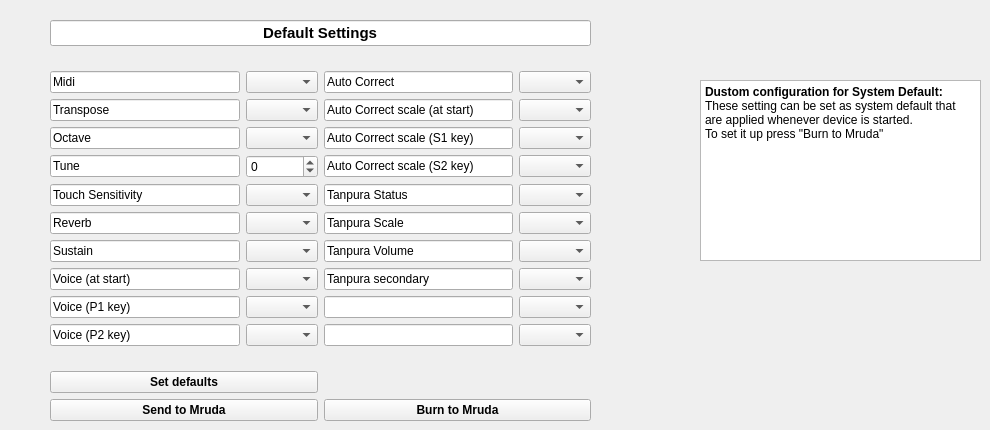
      <widget class="QWidget" name="tab_2">
       <attribute name="title">
        <string>Default Setting</string>
       </attribute>
       <widget class="QWidget" name="gridLayoutWidget_6">
        <property name="geometry">
         <rect>
          <x>50</x>
          <y>20</y>
          <width>541</width>
          <height>401</height>
         </rect>
        </property>
        <layout class="QGridLayout" name="gridLayout_6">
         <item row="1" column="0">
          <spacer name="verticalSpacer_3">
           <property name="orientation">
            <enum>Qt::Vertical</enum>
           </property>
           <property name="sizeHint" stdset="0">
            <size>
             <width>20</width>
             <height>40</height>
            </size>
           </property>
          </spacer>
         </item>
         <item row="10" column="0">
          <widget class="QLineEdit" name="lineEdit_20">
           <property name="text">
            <string>Voice (P1 key)</string>
           </property>
           <property name="readOnly">
            <bool>true</bool>
           </property>
          </widget>
         </item>
         <item row="5" column="0">
          <widget class="QLineEdit" name="lineEdit_15">
           <property name="text">
            <string>Tune</string>
           </property>
           <property name="readOnly">
            <bool>true</bool>
           </property>
          </widget>
         </item>
         <item row="5" column="1">
          <widget class="QSpinBox" name="d_tune">
           <property name="minimum">
            <number>-50</number>
           </property>
           <property name="maximum">
            <number>50</number>
           </property>
          </widget>
         </item>
         <item row="14" column="2" colspan="2">
          <widget class="QPushButton" name="default_burn">
           <property name="font">
            <font>
             <bold>true</bold>
            </font>
           </property>
           <property name="text">
            <string>Burn to Mruda</string>
           </property>
          </widget>
         </item>
         <item row="10" column="1">
          <widget class="QComboBox" name="d_voice_p1"/>
         </item>
         <item row="10" column="3">
          <widget class="QComboBox" name="comboBox_19"/>
         </item>
         <item row="9" column="1">
          <widget class="QComboBox" name="d_voice_def"/>
         </item>
         <item row="3" column="1">
          <widget class="QComboBox" name="d_transpose"/>
         </item>
         <item row="8" column="1">
          <widget class="QComboBox" name="d_sustain"/>
         </item>
         <item row="6" column="2">
          <widget class="QLineEdit" name="lineEdit_26">
           <property name="text">
            <string>Tanpura Status</string>
           </property>
           <property name="readOnly">
            <bool>true</bool>
           </property>
          </widget>
         </item>
         <item row="11" column="0">
          <widget class="QLineEdit" name="lineEdit_21">
           <property name="text">
            <string>Voice (P2 key)</string>
           </property>
           <property name="readOnly">
            <bool>true</bool>
           </property>
          </widget>
         </item>
         <item row="9" column="0">
          <widget class="QLineEdit" name="lineEdit_19">
           <property name="text">
            <string>Voice (at start)</string>
           </property>
           <property name="readOnly">
            <bool>true</bool>
           </property>
          </widget>
         </item>
         <item row="3" column="0">
          <widget class="QLineEdit" name="lineEdit_13">
           <property name="text">
            <string>Transpose</string>
           </property>
           <property name="readOnly">
            <bool>true</bool>
           </property>
          </widget>
         </item>
         <item row="3" column="2">
          <widget class="QLineEdit" name="lineEdit_23">
           <property name="text">
            <string>Auto Correct scale (at start)</string>
           </property>
           <property name="readOnly">
            <bool>true</bool>
           </property>
          </widget>
         </item>
         <item row="6" column="3">
          <widget class="QComboBox" name="d_tanpura_state"/>
         </item>
         <item row="4" column="0">
          <widget class="QLineEdit" name="lineEdit_14">
           <property name="text">
            <string>Octave</string>
           </property>
           <property name="readOnly">
            <bool>true</bool>
           </property>
          </widget>
         </item>
         <item row="5" column="2">
          <widget class="QLineEdit" name="lineEdit_25">
           <property name="text">
            <string>Auto Correct scale (S2 key)</string>
           </property>
           <property name="readOnly">
            <bool>true</bool>
           </property>
          </widget>
         </item>
         <item row="9" column="3">
          <widget class="QComboBox" name="d_tanpura_sec"/>
         </item>
         <item row="2" column="0">
          <widget class="QLineEdit" name="lineEdit_12">
           <property name="text">
            <string>Midi</string>
           </property>
           <property name="readOnly">
            <bool>true</bool>
           </property>
          </widget>
         </item>
         <item row="7" column="1">
          <widget class="QComboBox" name="d_reverb"/>
         </item>
         <item row="7" column="0">
          <widget class="QLineEdit" name="lineEdit_17">
           <property name="text">
            <string>Reverb</string>
           </property>
           <property name="readOnly">
            <bool>true</bool>
           </property>
          </widget>
         </item>
         <item row="11" column="2">
          <widget class="QLineEdit" name="lineEdit_31"/>
         </item>
         <item row="7" column="3">
          <widget class="QComboBox" name="d_tanpura_scale"/>
         </item>
         <item row="8" column="3">
          <widget class="QComboBox" name="d_tanpura_vol"/>
         </item>
         <item row="4" column="1">
          <widget class="QComboBox" name="d_octave"/>
         </item>
         <item row="6" column="1">
          <widget class="QComboBox" name="d_tsens"/>
         </item>
         <item row="2" column="1">
          <widget class="QComboBox" name="d_midi"/>
         </item>
         <item row="8" column="2">
          <widget class="QLineEdit" name="lineEdit_28">
           <property name="text">
            <string>Tanpura Volume</string>
           </property>
           <property name="readOnly">
            <bool>true</bool>
           </property>
          </widget>
         </item>
         <item row="11" column="1">
          <widget class="QComboBox" name="d_voice_p2"/>
         </item>
         <item row="2" column="3">
          <widget class="QComboBox" name="d_auto_corr"/>
         </item>
         <item row="11" column="3">
          <widget class="QComboBox" name="comboBox_20"/>
         </item>
         <item row="2" column="2">
          <widget class="QLineEdit" name="lineEdit_22">
           <property name="text">
            <string>Auto Correct</string>
           </property>
           <property name="readOnly">
            <bool>true</bool>
           </property>
          </widget>
         </item>
         <item row="10" column="2">
          <widget class="QLineEdit" name="lineEdit_30"/>
         </item>
         <item row="14" column="0" colspan="2">
          <widget class="QPushButton" name="default_send">
           <property name="font">
            <font>
             <bold>true</bold>
            </font>
           </property>
           <property name="text">
            <string>Send to Mruda</string>
           </property>
          </widget>
         </item>
         <item row="0" column="0" colspan="4">
          <widget class="QLineEdit" name="lineEdit_32">
           <property name="font">
            <font>
             <pointsize>11</pointsize>
             <bold>true</bold>
            </font>
           </property>
           <property name="text">
            <string>Default Settings</string>
           </property>
           <property name="alignment">
            <set>Qt::AlignCenter</set>
           </property>
           <property name="readOnly">
            <bool>true</bool>
           </property>
          </widget>
         </item>
         <item row="6" column="0">
          <widget class="QLineEdit" name="lineEdit_16">
           <property name="text">
            <string>Touch Sensitivity</string>
           </property>
           <property name="readOnly">
            <bool>true</bool>
           </property>
          </widget>
         </item>
         <item row="9" column="2">
          <widget class="QLineEdit" name="lineEdit_29">
           <property name="text">
            <string>Tanpura secondary</string>
           </property>
           <property name="readOnly">
            <bool>true</bool>
           </property>
          </widget>
         </item>
         <item row="4" column="2">
          <widget class="QLineEdit" name="lineEdit_24">
           <property name="text">
            <string>Auto Correct scale (S1 key)</string>
           </property>
           <property name="readOnly">
            <bool>true</bool>
           </property>
          </widget>
         </item>
         <item row="7" column="2">
          <widget class="QLineEdit" name="lineEdit_27">
           <property name="text">
            <string>Tanpura Scale</string>
           </property>
           <property name="readOnly">
            <bool>true</bool>
           </property>
          </widget>
         </item>
         <item row="8" column="0">
          <widget class="QLineEdit" name="lineEdit_18">
           <property name="text">
            <string>Sustain</string>
           </property>
           <property name="readOnly">
            <bool>true</bool>
           </property>
          </widget>
         </item>
         <item row="12" column="0">
          <spacer name="verticalSpacer_4">
           <property name="orientation">
            <enum>Qt::Vertical</enum>
           </property>
           <property name="sizeHint" stdset="0">
            <size>
             <width>20</width>
             <height>40</height>
            </size>
           </property>
          </spacer>
         </item>
         <item row="13" column="0" colspan="2">
          <widget class="QPushButton" name="set_default">
           <property name="font">
            <font>
             <bold>true</bold>
            </font>
           </property>
           <property name="text">
            <string>Set defaults</string>
           </property>
          </widget>
         </item>
         <item row="3" column="3">
          <widget class="QComboBox" name="d_ac_boot"/>
         </item>
         <item row="4" column="3">
          <widget class="QComboBox" name="d_ac_s1"/>
         </item>
         <item row="5" column="3">
          <widget class="QComboBox" name="d_ac_s2"/>
         </item>
        </layout>
       </widget>
       <widget class="QTextEdit" name="textEdit_2">
        <property name="geometry">
         <rect>
          <x>700</x>
          <y>80</y>
          <width>281</width>
          <height>181</height>
         </rect>
        </property>
        <property name="html">
         <string>&lt;!DOCTYPE HTML PUBLIC &quot;-//W3C//DTD HTML 4.0//EN&quot; &quot;http://www.w3.org/TR/REC-html40/strict.dtd&quot;&gt;
&lt;html&gt;&lt;head&gt;&lt;meta name=&quot;qrichtext&quot; content=&quot;1&quot; /&gt;&lt;meta charset=&quot;utf-8&quot; /&gt;&lt;style type=&quot;text/css&quot;&gt;
p, li { white-space: pre-wrap; }
hr { height: 1px; border-width: 0; }
li.unchecked::marker { content: &quot;\2610&quot;; }
li.checked::marker { content: &quot;\2612&quot;; }
&lt;/style&gt;&lt;/head&gt;&lt;body style=&quot; font-family:'Segoe UI'; font-size:9pt; font-weight:400; font-style:normal;&quot;&gt;
&lt;p style=&quot; margin-top:0px; margin-bottom:0px; margin-left:0px; margin-right:0px; -qt-block-indent:0; text-indent:0px;&quot;&gt;&lt;span style=&quot; font-weight:700;&quot;&gt;Dustom configuration for System Default:&lt;/span&gt;&lt;/p&gt;
&lt;p style=&quot; margin-top:0px; margin-bottom:0px; margin-left:0px; margin-right:0px; -qt-block-indent:0; text-indent:0px;&quot;&gt;These setting can be set as system default that are applied whenever device is started. &lt;/p&gt;
&lt;p style=&quot; margin-top:0px; margin-bottom:0px; margin-left:0px; margin-right:0px; -qt-block-indent:0; text-indent:0px;&quot;&gt;To set it up press &amp;quot;Burn to Mruda&amp;quot;&lt;/p&gt;&lt;/body&gt;&lt;/html&gt;</string>
        </property>
       </widget>
      </widget>
